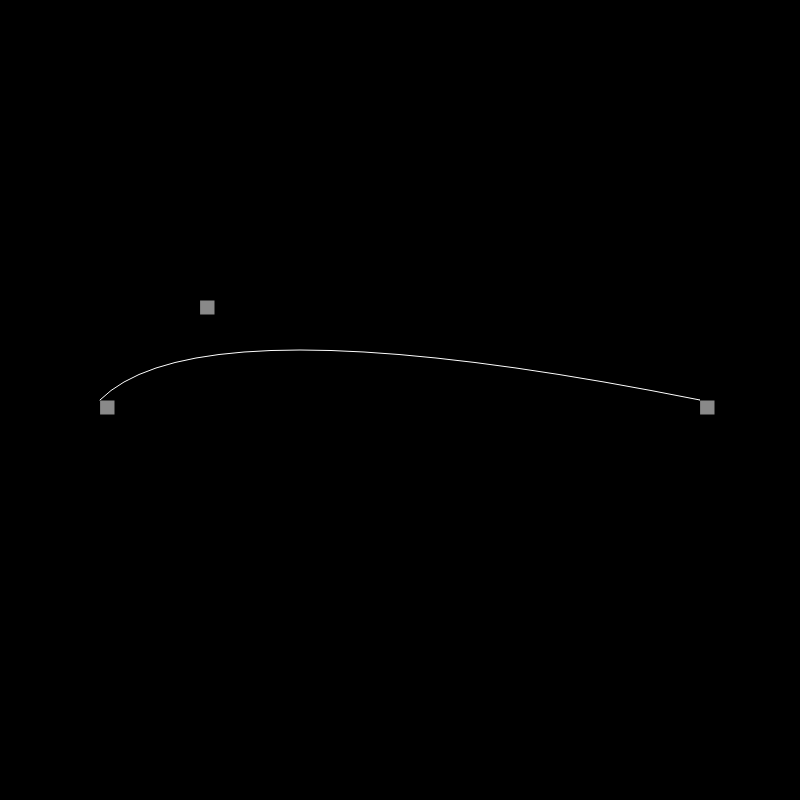
Frame 1 (no input)
Frame 60 (no input): identical to frame 1, image omitted
Frame 120 (the mouse pressed at the canvas centre since frame 60): identical to frame 1, image omitted

The p5.js sketch that drew this single still picture (run headless with seeded random() and noise() and a simulated clock; from frame 60 on, the mouse is pressed at the canvas centre):

// p5.js sketch
// ── sketch.js
function setup() {
  createCanvas(800, 800);

  // points
  vertex1 = new CurveVertex(100,400, 15, 15);
  vertex2 = new CurveVertex(700,400, 15, 15);
  controlPoint1 = new CurveVertex(200,300, 15, 15);
  controlPoint2 = new CurveVertex(600,500, 15, 15);


  // visualisation parameters
  cubicBool = createCheckbox('Cubic?');
  tangentVisualiser = createCheckbox('Visualise Tangents');
  Tslider = createSlider(0.01, 0.5, 0.05,0.005);
}

function draw() {
  noStroke();
  background(0);


  delta = Tslider.value();

  vertex1.over();
  vertex1.update();
  vertex1.show();

  vertex2.over();
  vertex2.update();
  vertex2.show();

  if (cubicBool.checked()) {
    controlPoint2.over();
    controlPoint2.update();
    controlPoint2.show();
  }
  controlPoint1.over();
  controlPoint1.update();
  controlPoint1.show();



  // draw points acording to t
  noFill();
  stroke(255);
  beginShape();

  for (t = 0; t <= 1.00000001; t += delta) {
    if (!cubicBool.checked()) {
      var points = quadraticBezier(t, vertex1, controlPoint1, vertex2);
    }
    else{
      var points = quadraticBezier(t, vertex1, controlPoint1, vertex2);
    }
    vertex(points[0], points[1]);
  }
  vertex(vertex2.x,vertex2.y);
  endShape();



}


function mousePressed() {
  vertex1.pressed();
  vertex2.pressed();
  controlPoint1.pressed();
  controlPoint2.pressed();

}

function mouseReleased() {
  vertex1.released();
  vertex2.released();
  controlPoint1.released();
  controlPoint2.released();
}


function quadraticBezier(t, anchor1, control, anchor2) {
  let x = ((1 - t)**2 * anchor1.x) + 2*(1 - t)*t*control.x + (t**2)*anchor2.x;
  let y = ((1 - t)**2 * anchor1.y) + 2*(1 - t)*t*control.y + (t**2)*anchor2.y;

  if (tangentVisualiser.checked()) {
    let visualiseX = lerp(anchor1.x, controlPoint1.x, t);
    let visualiseY = lerp(anchor1.y, controlPoint1.y, t);
    let visualiseX2 = lerp(controlPoint1.x, anchor2.x, t);
    let visualiseY2 = lerp(controlPoint1.y, anchor2.y, t);
    colorMode(HSB);
    stroke(t*360, 255, 255, 128);
    line(visualiseX,visualiseY,visualiseX2,visualiseY2);

  }



  return [x,y];
}

function cubicBezier(t, anchor1, control1, control2, anchor2) {
}

//bezier(vertex1.x, vertex1.y, controlPoint1.x,controlPoint1.y ,controlPoint2.x,controlPoint2.y,vertex2.x,vertex2.y);

// ── CurveVertex.js
// Click and Drag an object
// Daniel Shiffman <http://www.shiffman.net>

class CurveVertex {
    constructor(x, y, w, h) {
      this.dragging = false; // Is the object being dragged?
      this.rollover = false; // Is the mouse over the ellipse?
      this.x = x;
      this.y = y;
      this.w = w;
      this.h = h;
      this.offsetX = 0;
      this.offsetY = 0;
    }
  
    over() {
      // Is mouse over object
      if (mouseX > this.x && mouseX < this.x + this.w && mouseY > this.y && mouseY < this.y + this.h) {
        this.rollover = true;
      } else {
        this.rollover = false;
      }
    }
  
    update() {
      // Adjust location if being dragged
      if (this.dragging) {
        this.x = mouseX + this.offsetX;
        this.y = mouseY + this.offsetY;
      }
    }
  
    show() {
      stroke(0);
      // Different fill based on state
      if (this.dragging) {
        fill(50);
      } else if (this.rollover) {
        fill(100);
      } else {
        fill(175, 200);
      }
      rect(this.x, this.y, this.w, this.h);
    }
  
    pressed() {
      // Did I click on the rectangle?
      if (mouseX > this.x && mouseX < this.x + this.w && mouseY > this.y && mouseY < this.y + this.h) {
        this.dragging = true;
        // If so, keep track of relative location of click to corner of rectangle
        this.offsetX = this.x - mouseX;
        this.offsetY = this.y - mouseY;
      }
    }
  
    released() {
      // Quit dragging
      this.dragging = false;
    }
}
